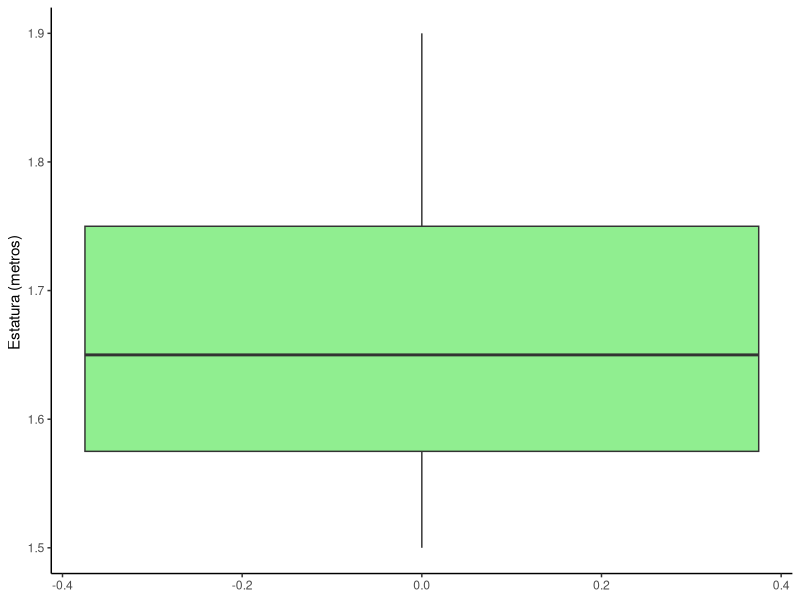

Here is the R script that generated this plot:
library(readxl)
library(ggplot2)
base = read_xlsx("Base Casos.xlsx")

boxplot_estatura = base |>
  ggplot(mapping = aes(y  = Estatura)) +
  geom_boxplot(fill = "lightgreen") +
  labs( y = "Estatura (metros) ")+
  theme_classic()
